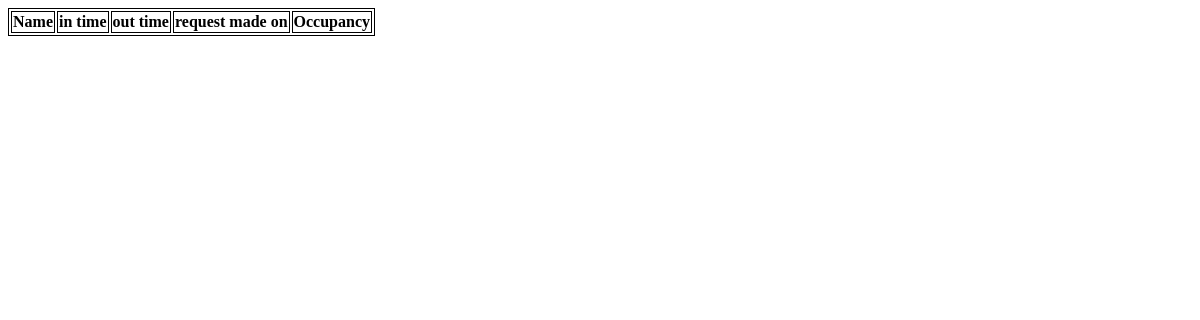
/index (signed in), run on an earlier commit of the app's database.
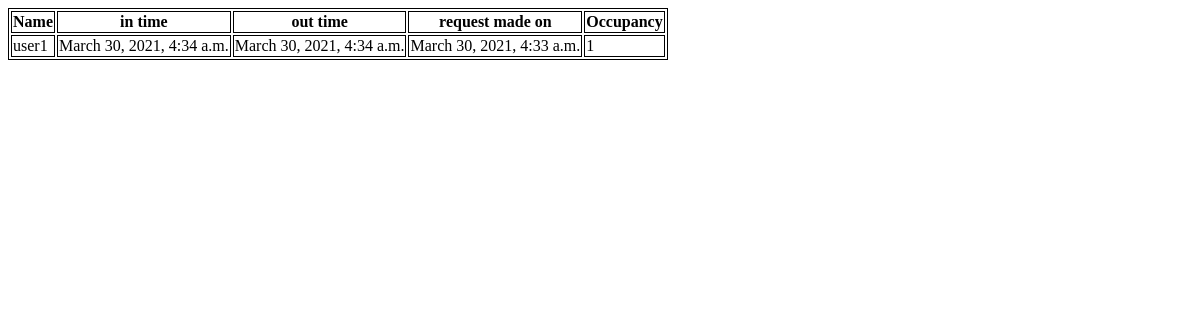
And on a later commit of the database.
### myapp/models.py (models this page shows, shortened)
class BookingList(models.Model):
    name = models.CharField(max_length=50)
    date_of_booking = models.DateTimeField(default=timezone.now)
    in_time= models.DateTimeField(blank=True, null=True)
    out_time= models.DateTimeField(blank=True, null=True)
    occupancy =models.IntegerField()

### myapp/views.py (the view)
# urls.py: path('index',views.index,name="index"),
@staff_member_required
def index(request):
    bookings=BookingList.objects.all()
    return render(request,"myapp/index.html",{"bookings":bookings})

### templates/myapp/index.html (shortened to what this page needs)
<!DOCTYPE html>
<html lang="en">
<head>
</head>
<body>
    <table>
        <th>Name</th>
        <th>in time</th>
        <th>out time</th>
        <th>request made on</th>
        <th>Occupancy</th>
        {% for booking in bookings%}
        <tr>
            <td>{{ booking.name }}</td>
            <td>{{ booking.in_time }}</td>
            <td>{{ booking.out_time }}</td>
            <td>{{ booking.date_of_booking }}</td>
            <td>{{ booking.occupancy }}</td>
        </tr>
        {% endfor %}
    </table>
</body>
</html>

### templates/myapp/index.html (style rules this page uses)
table, th, td { border: 1px solid black; }

What changed in the data, as far as the page shows it:
added BookingList: name "user1", in_time "March 30, 2021, 4:34 a.m.", out_time "March 30, 2021, 4:34 a.m.", date_of_booking "March 30, 2021, 4:33 a.m.", occupancy "1"
